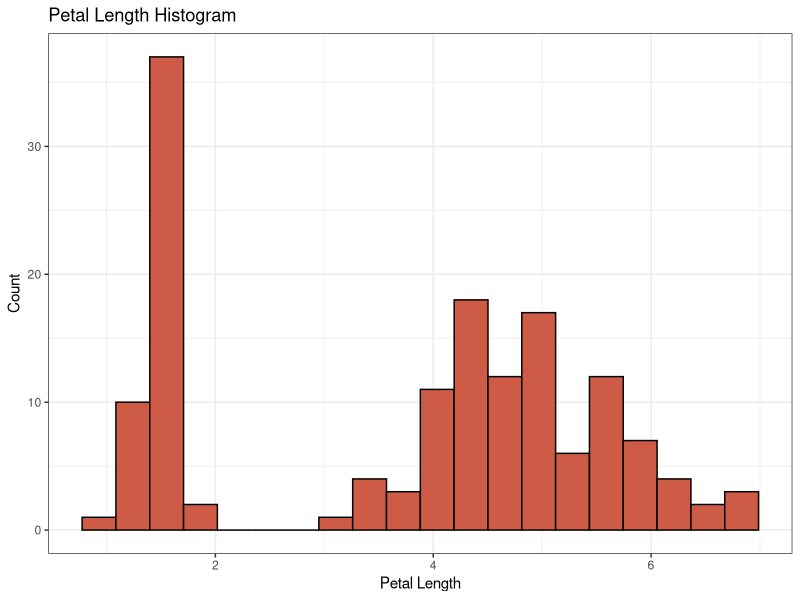
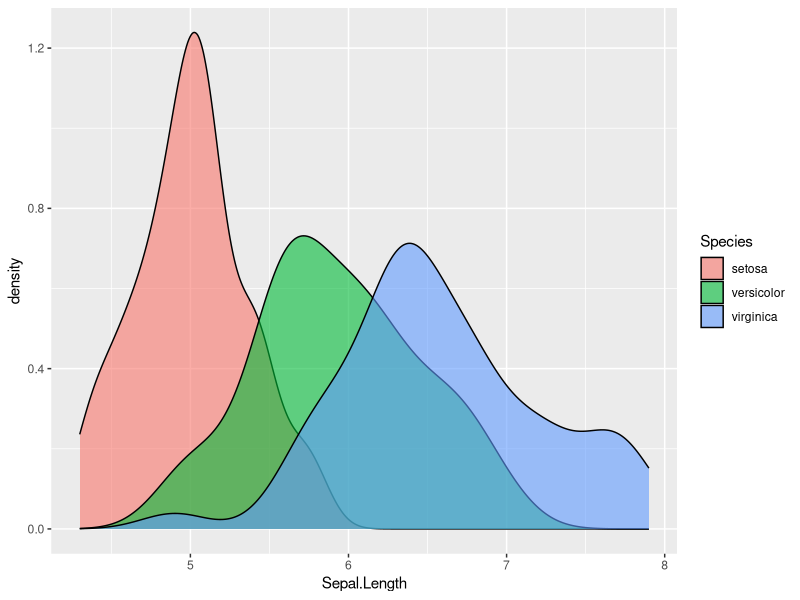
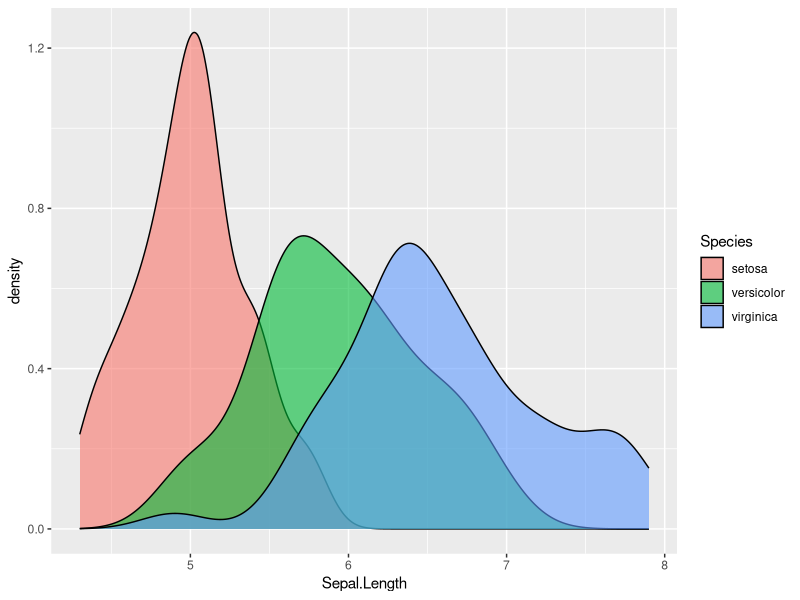
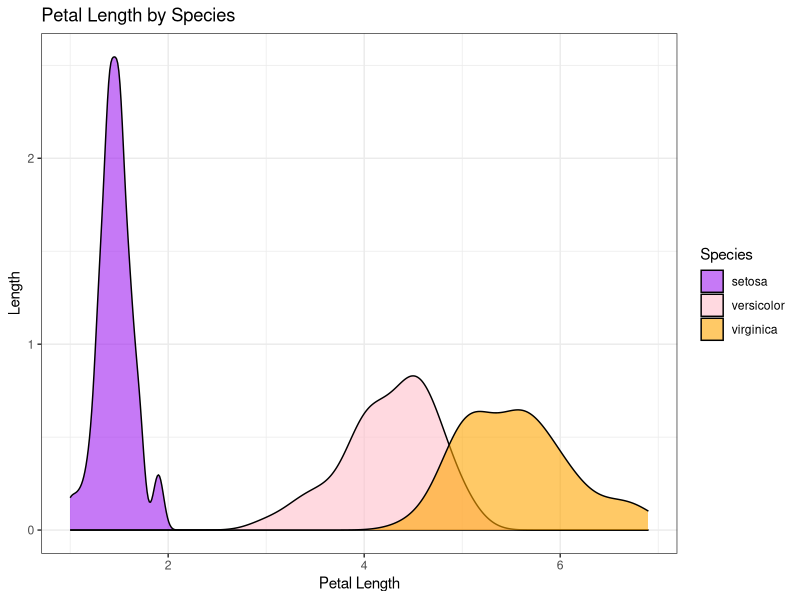
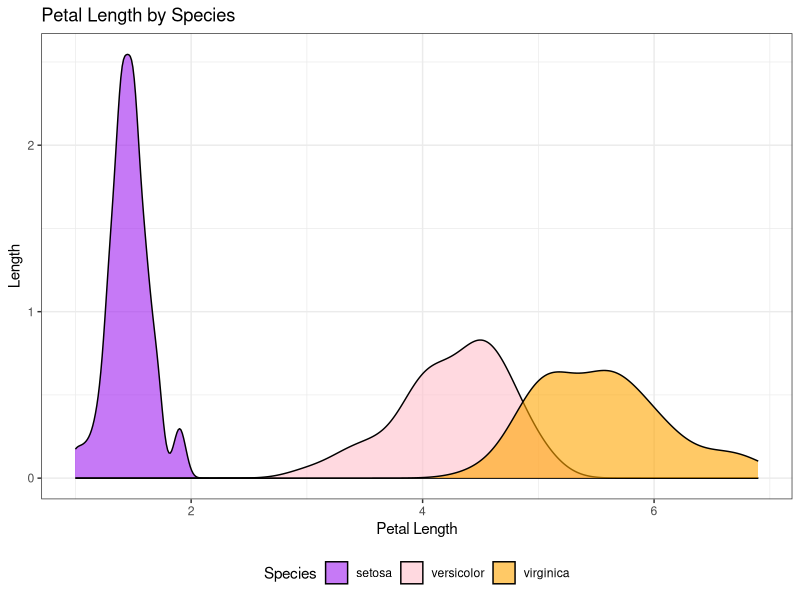
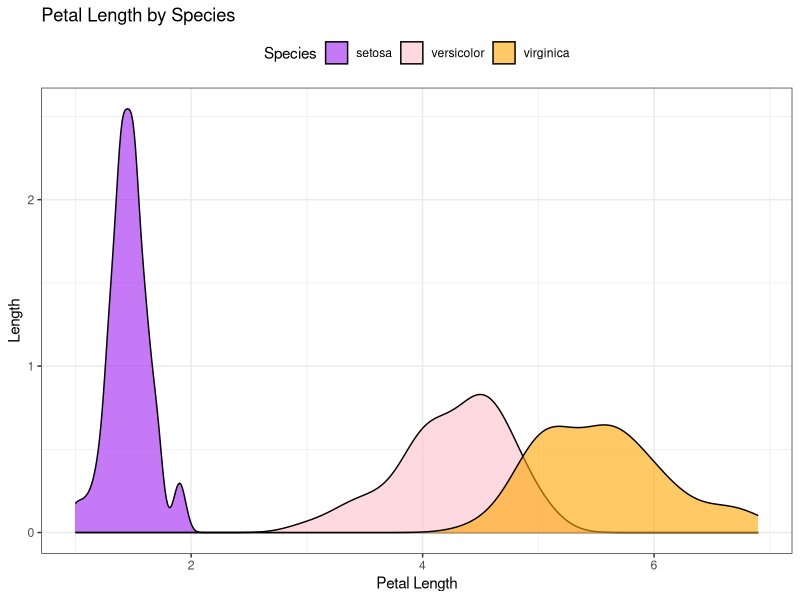
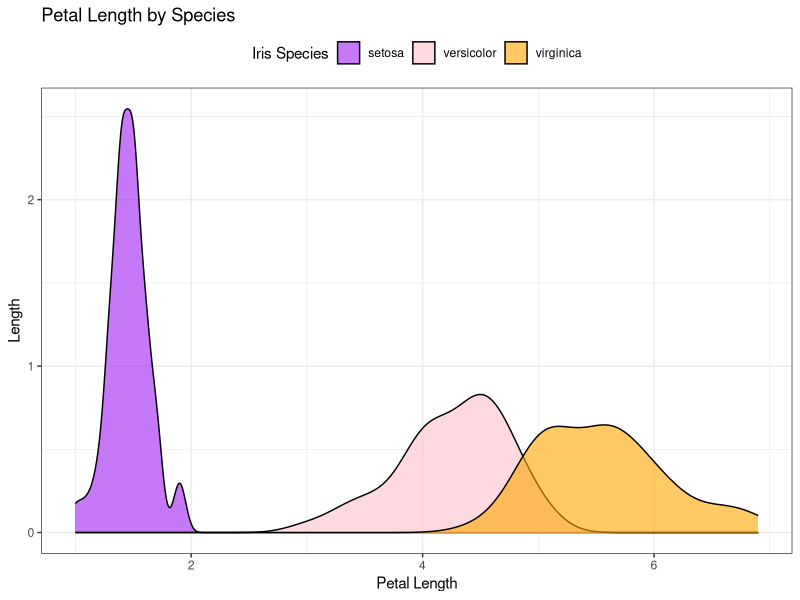
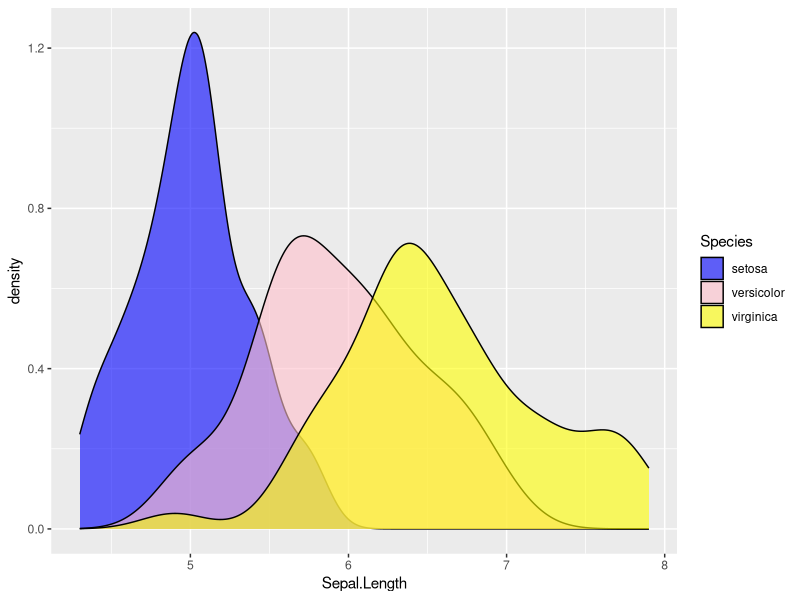

Recreate these plots in R, in order.
##########################################################################################
########################## INTRODUCTION TO ggplot2 #######################################
##########################################################################################

### Your name: Nicholas Paterna


# Load ggplot2 library
library(ggplot2)

# If you will be loading other optional libraries, do so on the next line(s). No other libraries are required for this lab/assignment.



############################################
############## Exercise Set 1 ##############
############################################


################
# Question 1.1 #
################
Plot1 <- ggplot(iris, aes(x = Petal.Length)) +
  geom_histogram(fill = "coral3", ## Fills in the histogram
                 color = "black" , ## Outlines the histogram
                 bins = 20) + ##Adjusts the width of the bins
  theme_bw() +
  labs(x = "Petal Length" , y = "Count", title = "Petal Length Histogram") ## Labeling the graph itself
print(Plot1)
ggsave("my_first_histogram.png", Plot1, height = 4, width = 6)

############################################
############## Exercise Set 2 ##############
############################################


################
# Question 2.1 #
################
ggplot(iris, aes(x = Sepal.Length)) + 
  geom_density(aes(fill = Species), alpha = 0.6) ##Needed to add aes() around fill = Species

################
# Question 2.2 #
################
ggplot(iris, aes(x = Sepal.Length)) + 
  geom_density(aes(fill = Species), alpha = 0.6) ##Alpha does not belong in () because it isn't data for aesthetic

################
# Question 2.3 #
################
ggplot(iris, aes(x = Petal.Length)) + 
  geom_density(aes(fill = Species), alpha = 0.6) +
  scale_fill_manual(values = c("purple", "pink", "orange")) +
  labs(x = "Petal Length", y = "Length", title = "Petal Length by Species") +
  theme_bw()

################
# Question 2.4 #
################

ggplot(iris, aes(x = Petal.Length)) + 
  geom_density(aes(fill = Species), alpha = 0.6) +
  scale_fill_manual(values = c("purple", "pink", "orange")) +
  labs(x = "Petal Length", y = "Length", title = "Petal Length by Species") +
  theme_bw() +
  theme(legend.position = "bottom") ##Labels on the bottom

ggplot(iris, aes(x = Petal.Length)) + 
  geom_density(aes(fill = Species), alpha = 0.6) +
  scale_fill_manual(values = c("purple", "pink", "orange")) +
  labs(x = "Petal Length", y = "Length", title = "Petal Length by Species") +
  theme_bw() +
  theme(legend.position = "top") ##Labels on the top

################
# Question 2.5 #
################

ggplot(iris, aes(x = Petal.Length)) + 
  geom_density(aes(fill = Species), alpha = 0.6) +
  scale_fill_manual(values = c("purple", "pink", "orange")) +
  labs(x = "Petal Length", y = "Length", title = "Petal Length by Species", fill = "Iris Species") +
  theme_bw() +
  theme(legend.position = "top")


################
# Question 2.6 #
################

ggplot(iris, aes(x = Sepal.Length)) + 
  geom_density(aes(fill = Species), alpha = 0.6) + ##Should use "fil" not "color"
  scale_fill_manual(values = c("blue", "pink", "yellow"))



############################################
############## Exercise Set 3 ##############
############################################


################
# Question 3.1 #
################

ggplot(iris, aes(x = Species, y = Petal.Length)) +
  geom_boxplot(color = "lightblue3", aes(fill = Species), alpha = 1) +
  scale_fill_manual(values = c("red", "pink", "orange")) +
  theme_bw() +
  labs(x = "Iris Species", y = "Iris Pretal Length (cm)", title = "Boxplot of Iris Species Petal Lengths")


################
# Question 3.2 #
################

ggplot(iris, aes(x = Species, y = Petal.Length)) +
  geom_violin(color = "black", aes(fill = Species), alpha = 1) +
  scale_fill_manual(values = c("orange", "pink", "red")) +
  theme_classic() +
  theme(legend.position = "none") +
  labs(x = "Iris Species", y = "Iris Pretal Length (cm)", title = "Boxplot of Iris Species Petal Lengths")


############################################
############## Exercise Set 4 ##############
############################################


################
# Question 4.1 #
################

ggplot(iris, aes(x = Species, y = Petal.Length)) +
  geom_jitter(color = "purple") +
  theme_bw() +
  labs(y = "Petal Length", x = "Species")


################
# Question 4.2 #
################

ggplot(iris, aes(x = Species, y = Petal.Length)) +
  geom_jitter(size = 2) +
  theme_bw() +
  labs(y = "Petal Length", x = "Species")

ggplot(iris, aes(x = Species, y = Petal.Length)) +
  geom_jitter(size = 0.1) +
  theme_bw() +
  labs(y = "Petal Length", x = "Species")

##Size 0.1 is better at conveying the data because the points do not overlap

################
# Question 4.3 #
################

ggplot(iris, aes(x = Species, y = Petal.Length)) +
  geom_jitter(aes(color = Species)) + #Use this code to auto assign colors based on the specific variable used
  theme_bw() +
  labs(y = "Petal Length", x = "Species")


################
# Question 4.4 #
################

ggplot(iris, aes(x = Species, y = Petal.Length)) +
  geom_jitter(aes(color = Species)) + 
  scale_color_manual(values = c("orange", "purple", "navyblue")) + ##Must use color manual in this case to adjust the color by species. Dont forget to input the values or you'll get an error.
  theme_bw() +
  labs(y = "Petal Length", x = "Species")


################
# Question 4.5 #
################

ggplot(iris, aes(x = Species, y = Petal.Length)) +
  geom_jitter(aes(shape = Species)) + 
  theme_bw() +
  labs(y = "Petal Length", x = "Species")



############################################
############## Exercise Set 5 ##############
############################################


################
# Question 5.1 #
################

ggplot(iris, aes(x = Sepal.Width, y = Sepal.Length)) + 
  geom_point(aes(color = Species)) +
  scale_color_manual(values = c("green3", "orange2", "navyblue")) + ##This line of code and the one directly above determine the color by Species
  theme_bw() +
  labs(x = "Sepal Width", y = "Sepal Length")


################
# Question 5.2 #
################

ggplot(iris, aes(x = Sepal.Width, y = Sepal.Length)) + 
  geom_point(aes(shape = Species, color = Species)) + ##Wow I did not think I could use BOTH color and shape with species but I can, let's try three aesthetic arguments in the next one?
  scale_color_manual(values = c("pink3", "coral2", "purple3")) +
  theme_bw() +
  labs(x = "Sepal Width", y = "Sepal Length")

################
# Question 5.3 #
################

ggplot(iris, aes(x = Sepal.Width, y = Sepal.Length)) + 
  geom_point(aes(shape = Species, color = Species, size = Species)) + 
  scale_color_manual(values = c("brown3", "black", "gold3")) +
  scale_size_manual(values = c(1.5, 2.75, 3)) + ##Through trial and error I figured out that I can apply a manual input for sizing!! Also as you can see, three arguments was acceptable.
  theme_bw() +
  labs(x = "Sepal Width", y = "Sepal Length")


## As a COMMENT below, answer: Which of the three scatterplots did you find most informative for viewing differences among species?

##I found that the combination of color and size was the easiest to read but color is 100% the easiest to distinguish between species.












